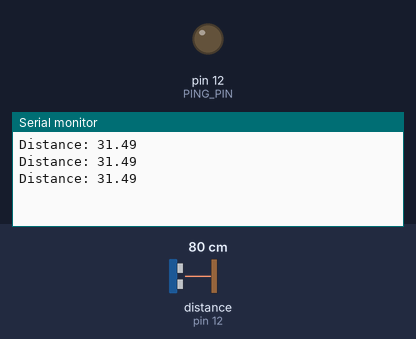
Recording of a sketch running on a simulated Arduino Uno, built with avr-gcc and run on an emulated ATmega328P. On the bench: output pins drawn as LEDs (lit = HIGH), the last lines printed to the serial monitor. Inputs (shaded band) come from the test bench; at power-on: distance to the obstacle (sensor on pin 12) 80 cm. The echo pulse lasts 58.3 µs per cm.

Above: at 1.3 s.
1.4 s: distance to the obstacle (sensor on pin 12) set to 2 cm
At 1.9 s:
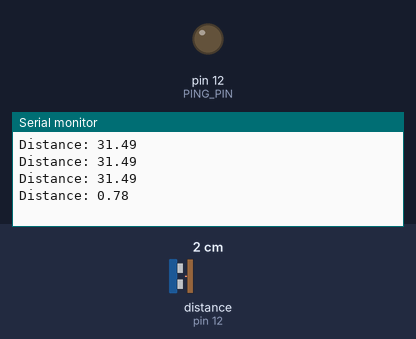
2.9 s: distance to the obstacle (sensor on pin 12) set to 4 cm
At 3.4 s:
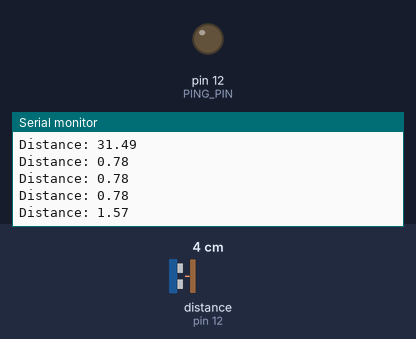
Timing chart, 0 to 5.9 s (numbered marks = the images above; inputs shaded):
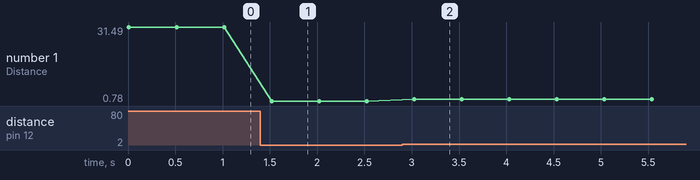

The sketch:

ping.ino
```cpp
#include "ping.h"

#define PING_PIN 12

void setup() {
    Serial.begin(9600);
}

void loop() {
    float distance_in = ping_in(PING_PIN);
    Serial.print("Distance: ");
    Serial.println(distance_in);
    delay(500);
}
```

ping.cpp
```cpp
#include "ping.h"

long ping_us(uint8_t pin)
{
    long t0, t1;
    pinMode(pin, OUTPUT);
    digitalWrite(pin, HIGH);
    delay(1);
    digitalWrite(pin, LOW);
    pinMode(pin, INPUT_PULLUP);
    while (!digitalRead(12))
    {
        ;
    }
    t0 = micros();
    while (digitalRead(12))
    {
        ;
    }
    t1 = micros();

    return (t1 - t0);
}

long ping_us_new(uint8_t pin)
{
    pinMode(pin, OUTPUT);
    digitalWrite(pin, HIGH);
    delay(1);
    digitalWrite(pin, LOW);
    pinMode(pin, INPUT_PULLUP);
    long us = pulseIn(pin, HIGH); // didn't know this existed...
    return us;
}

float ping_in(uint8_t pin)
{
    float us = ping_us_new(pin);
    float round_trip = (SOS_IN_PER_SEC * us) / (float)1000000;
    float one_way = round_trip / 2;
    return one_way;
}

float ping_cm(uint8_t pin)
{
    long us = ping_us_new(pin);
    float round_trip = (SOS_CM_PER_SEC * us) / 1000000;
    float one_way = round_trip / 2;
    return one_way;
}
```

ping.h
```cpp
#ifndef PING_H
#define PING_H

#include <Arduino.h>

#define SOS_CM_PER_SEC 34029.0
#define SOS_IN_PER_SEC 13503.0

float ping_in(uint8_t pin);
float ping_cm(uint8_t pin);
long ping_us(uint8_t pin);

#endif
```

Measured:
- after the input at 1.4 s, the serial monitor: prints a new line after 0.12 s (image 1)
- after the input at 2.9 s, the serial monitor: prints a new line after 0.13 s (image 2)
- plotted number 1: 31.49 → 0.78 after the input at 1.4 s, 0.78 → 1.57 after the input at 2.9 s
